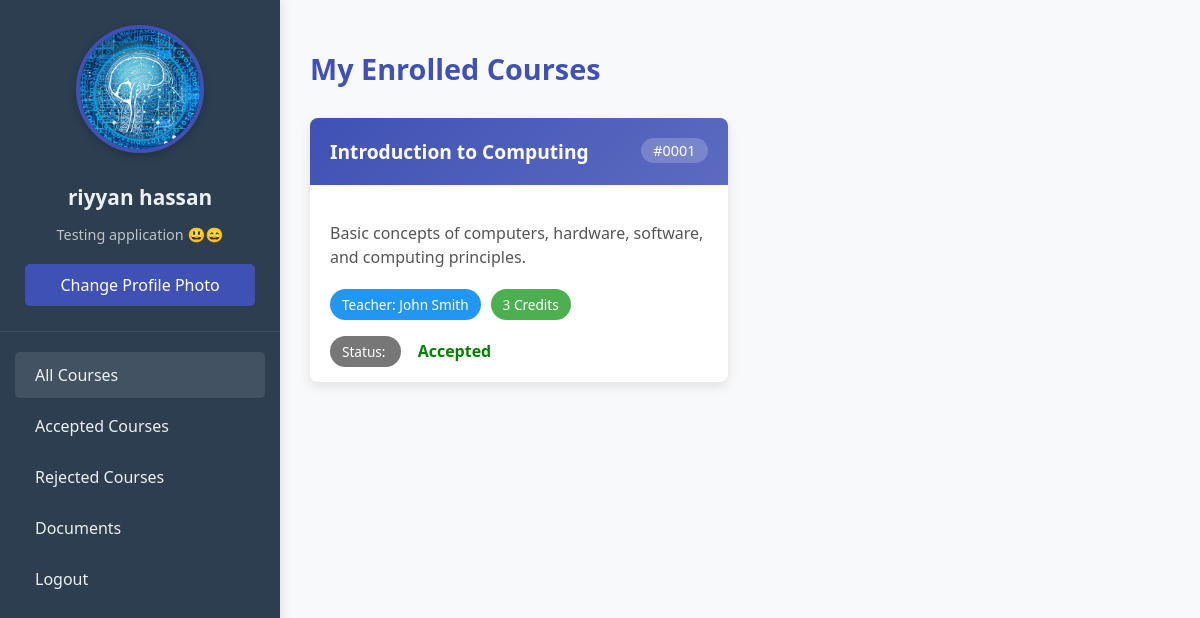
The page /accepted/ (signed in) on the database its author committed.
### tables/models.py (models this page shows)
class student(models.Model):
    s_fname = models.CharField(max_length=30)
    s_lname = models.CharField(max_length=30)
    s_email = models.EmailField(max_length=150, unique=True)
    s_phone = models.BigIntegerField(default=0)
    s_dob = models.DateField()
    s_city = models.CharField(max_length=50)
    s_password = models.CharField(max_length=20)
    s_image = models.ImageField(upload_to='media/profilepic')
    s_document = models.FileField(upload_to='media/documents')
    s_bio = models.TextField()

class Course(models.Model):
    c_number = models.CharField(max_length=20, unique=True)
    c_name = models.CharField(max_length=200)
    c_des = models.TextField()
    c_teacher = models.CharField(max_length=100)
    c_credit = models.PositiveIntegerField()
    created_at = models.DateTimeField(auto_now_add=True)
    updated_at = models.DateTimeField(auto_now=True)

### tables/views.py (the view)
# urls.py: path('accepted/', views.accepted_course, name='accepted'),
def accepted_course(req):
        if 'user_id' not in req.session:
            return redirect('login')
        else:
            user_id = req.session.get('user_id')
            user = student.objects.get(id = user_id)
            enrollments = enrollment.objects.filter(status='A', s_email = user.s_email)
            data = []
            for i in enrollments:
                course = Course.objects.get(c_number = i.c_number)
                data.append({
                    'course':course
                    })
            return render(req, 'Enrolled_course.html', {'enrolled_courses': data, 'user':user})

### templates/Enrolled_course.html (shortened to what this page needs)
<!DOCTYPE html>
<html>
<head>
</head>
<body>
    <div class="sidebar">
        <div class="profile-section">
            <img src="{{ user.s_image.url|default:'/media/default_profile.png' }}"
                 alt="Profile" class="profile-img">
            <h3 class="profile-name">{{ user.s_fname }} {{ user.s_lname }}</h3>
            <p class="profile-email">{{ user.s_bio }}</p>
            <div class="photo-upload">
                <form method="post" enctype="multipart/form-data" action="#">
                    <label for="profilePicInput">Change Profile Photo</label>
                </form>
            </div>
        </div>
        <div class="nav-menu">
            <a href="{% url 'dashboard' %}" class="nav-link active">
                <span>All Courses</span>
            </a>
            <a href="{% url 'accepted' %}" class="nav-link">
                <span>Accepted Courses</span>
            </a>
            <a href="{% url 'rejected' %}" class="nav-link">
                <span>Rejected Courses</span>
            </a>
            <a href="{% url 'document' %}" class="nav-link">
                <span>Documents</span>
            </a>
            <a href="{% url 'logout' %}" class="nav-link">
                <span>Logout</span>
            </a>
        </div>
    </div>
    <div class="main-content">
        <h1 class="page-header">My Enrolled Courses</h1>
        {% if enrolled_courses %}
            <div class="courses-grid">
                {% for i in enrolled_courses %}
                <div class="course-card">
                    <div class="course-header">
                        <h3 class="course-name">{{ i.course.c_name }}</h3>
                        <span class="course-number">#{{ i.course.c_number }}</span>
                    </div>
                    <div class="course-body">
                        <p class="course-description">{{ i.course.c_des }}</p>
                        <div class="badges-container">
                            <span class="badge teacher-badge">Teacher: {{ i.course.c_teacher }}</span>
                            <span class="badge credit-badge">{{ i.course.c_credit }} Credits</span>
                        </div>
                        <span class="badge status-badge">Status: {{ i.get_status_display }}</span>
                        <b> <span style="color: green;">&nbsp; &nbsp; Accepted</span> </b>
                    </div>
                </div>
                {% endfor %}
            </div>
        {% else %}
            <div class="empty-state">
                <p>You are not enrolled in any courses yet.</p>
                <p><a href="{% url 'course' %}">Browse available courses</a> to enroll.</p>
            </div>
        {% endif %}
    </div>
</body>
</html>

### templates/Enrolled_course.html (style rules this page uses)
:root { --primary-color: #3f51b5; --sidebar-bg: #2c3e50; --sidebar-text: #ecf0f1; --success-color: #4caf50; --card-shadow: 0 4px 12px rgba(0,0,0,0.1); }
body { font-family: 'Segoe UI', Tahoma, Geneva, Verdana, sans-serif; margin: 0; padding: 0; display: flex; min-height: 100vh; background-color: #f8f9fa; color: #333; }
.sidebar { width: 280px; background: var(--sidebar-bg); color: var(--sidebar-text); padding: 25px 0; height: 100vh; position: sticky; top: 0; box-shadow: 2px 0 10px rgba(0,0,0,0.1); }
.profile-section { text-align: center; padding: 0 25px 25px; border-bottom: 1px solid rgba(255,255,255,0.1); margin-bottom: 20px; }
.profile-img { width: 120px; height: 120px; border-radius: 50%; object-fit: cover; border: 4px solid var(--primary-color); margin-bottom: 15px; box-shadow: 0 3px 10px rgba(0,0,0,0.2); }
.profile-name { margin: 10px 0 5px; font-size: 1.3rem; }
.profile-email { color: #bdc3c7; font-size: 0.9rem; margin-bottom: 20px; }
.photo-upload { display: block; width: 100%; }
.photo-upload label { display: block; background: var(--primary-color); color: white; padding: 10px; border-radius: 5px; text-align: center; cursor: pointer; transition: background 0.3s; }
.nav-menu { padding: 0 15px; }
.nav-link { display: flex; align-items: center; color: var(--sidebar-text); text-decoration: none; padding: 12px 20px; margin: 5px 0; border-radius: 5px; transition: all 0.3s; }
.nav-link:hover, .nav-link.active { background: rgba(255,255,255,0.1); }
.main-content { flex: 1; padding: 30px; }
.page-header { color: var(--primary-color); margin-bottom: 30px; font-size: 1.8rem; }
.courses-grid { display: grid; grid-template-columns: repeat(auto-fill, minmax(300px, 1fr)); gap: 25px; }
.course-card { background: white; border-radius: 8px; overflow: hidden; box-shadow: var(--card-shadow); transition: transform 0.3s, box-shadow 0.3s; }
.course-header { background: linear-gradient(135deg, var(--primary-color), #5c6bc0); color: white; padding: 20px; }
.course-name { font-size: 1.2rem; margin: 0; display: inline-block; }
.course-number { float: right; background: rgba(255,255,255,0.2); padding: 3px 12px; border-radius: 20px; font-size: 0.9rem; }
.course-body { padding: 20px; }
.course-description { color: #555; margin-bottom: 20px; line-height: 1.5; }
.badges-container { display: flex; flex-wrap: wrap; gap: 10px; margin-bottom: 20px; }
.badge { padding: 6px 12px; border-radius: 20px; font-size: 0.85rem; font-weight: 500; }
.teacher-badge { background: #2196f3; color: white; }
.credit-badge { background: var(--success-color); color: white; }
.status-badge { background: #777; color: white; }

### rows shown on the page
student: s_image (picture), s_fname "riyyan", s_lname "hassan", s_bio "Testing application 😃😄"
Course: course.c_name "Introduction to Computing", course.c_number "0001", course.c_des "Basic concepts of computers, hardware, software, and computing principles.", course.c_teacher "John Smith", course.c_credit "3"
